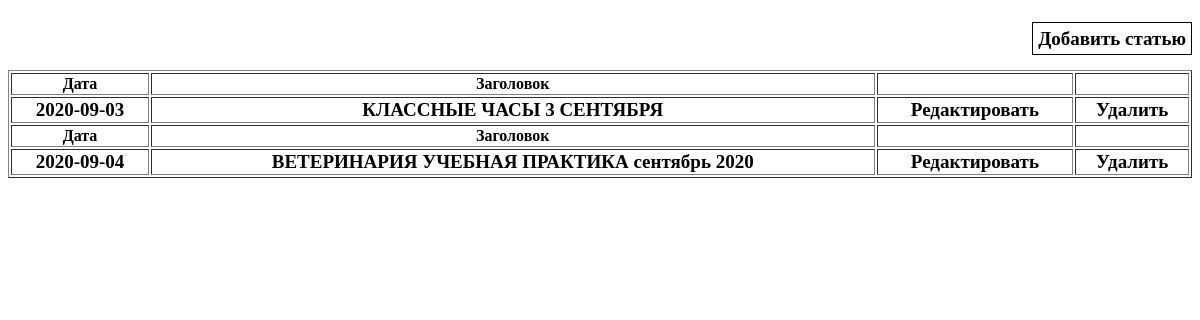
The app's page /admin/index.php with its own data.
### tables this page shows
CREATE TABLE `blog` (
  `id` int(11) NOT NULL,
  `title` varchar(50) NOT NULL,
  `imge` text NOT NULL,
  `imge2` text NOT NULL,
  `imge3` text NOT NULL,
  `introtext` varchar(244) NOT NULL,
  `fulltext` text NOT NULL,
  `datetime` date NOT NULL
);

### admin/index.php (the view, shortened to what this page needs)
<?php
require '../database/connection.php';
$admins = $connection->query("SELECT * FROM `blog` ORDER BY id DESC");
$admins = $admins->FetchAll(PDO::FETCH_ASSOC);
?>
<?php
if ($_SESSION['login_user'][0]['status'] == 0):
?>
<!DOCTYPE html>
<html lang="en">
<head>
     <link rel="stylesheet" href="../assets/css/style.css">
</head>
<body>
	<div class="add">
	<a href="add.php">Добавить статью</a>
	</div>
<table id="table-admin" border="1">
	<?php
	foreach ($admins as $admin) :
	?>
	<tr>
		<th>Дата</th>
		<th>Заголовок</th>
		<th></th>
		<th></th>
	</tr>
	<tr>
		<td><?php echo $admin['datetime']; ?></td>
		<td><?php echo $admin['title']; ?></td>
		<td>
	   <?php
        echo ' <a class="btn-red" href=redact.php?id='.$admin['id'].'>Редактировать</a>'
        ?>
		</td>
		<td>
	   <?php
        echo ' <a  href=delete.php?id='.$admin['id'].'>Удалить</a>'
        ?>
		</td>
	</tr>
	<?php endforeach; ?>
</body>
</html>
<?php
endif;

### assets/css/style.css (style rules this page uses)
html { overflow-x: hidden; }
#table-admin { width: 100%; text-align: center; }
#table-admin a { text-decoration: none; color: #000; }
#table-admin td { font-size: 19px; font-weight: 800; }
#table-admin .btn-red { text-decoration: none; color: #000; }
.add { text-align: right; padding-bottom: 20px; padding-top: 20px; }
.add a { font-size: 19px; text-decoration: none; font-weight: 800; color: #000; border: 1px solid #000; padding: 5px; }

### records on screen
blog: datetime "2020-09-03", title "КЛАССНЫЕ ЧАСЫ 3 СЕНТЯБРЯ"
blog: datetime "2020-09-04", title "ВЕТЕРИНАРИЯ УЧЕБНАЯ ПРАКТИКА сентябрь 2020"
